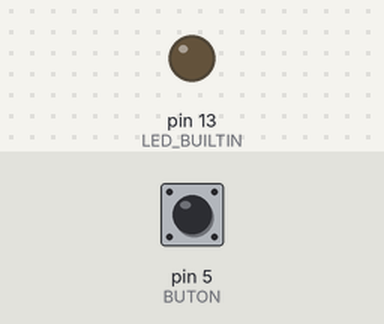
Recording of a sketch running on a simulated Arduino Uno, built with avr-gcc and run on an emulated ATmega328P. Parts: output pins drawn as LEDs (lit = HIGH). The inputs (shaded band) are chosen by the test bench; at power-on: pin 5 (BUTON) HIGH.

Above: at 1.2 s.
1.3 s: pin 5 (BUTON) pulled LOW for 0.15 s
At 1.37 s:
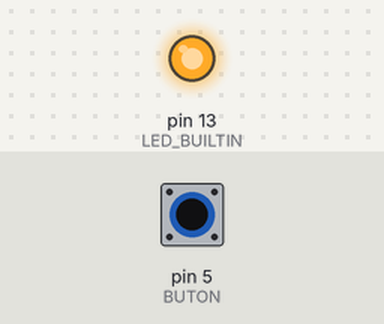
2.9 s: pin 5 (BUTON) pulled LOW for 3.2 s
At 7.2 s:
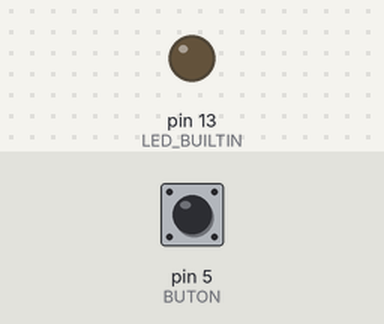
Timing chart, 0 to 8.7 s (numbered marks = the images above; inputs shaded):
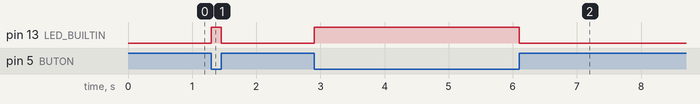

The sketch:

butonLed_2.ino
```cpp
#define BUTON 5
void setup() {
  // put your setup code here, to run once:
  pinMode(BUTON,INPUT_PULLUP);//sanki 5 nolu pine pullup dirençi bağlı gibi işlem yapar
  pinMode(LED_BUILTIN,OUTPUT);
}

void loop() {
  // put your main code here, to run repeatedly:
  int butonOkunanDeger=digitalRead(BUTON);
  digitalWrite(LED_BUILTIN,!butonOkunanDeger);
}
```

Measured:
- after the input at 1.3 s, pin 13 (LED_BUILTIN): LOW → HIGH at once, → LOW 0.15 s later
- after the input at 2.9 s, pin 13 (LED_BUILTIN): LOW → HIGH at once, → LOW 3.2 s later
